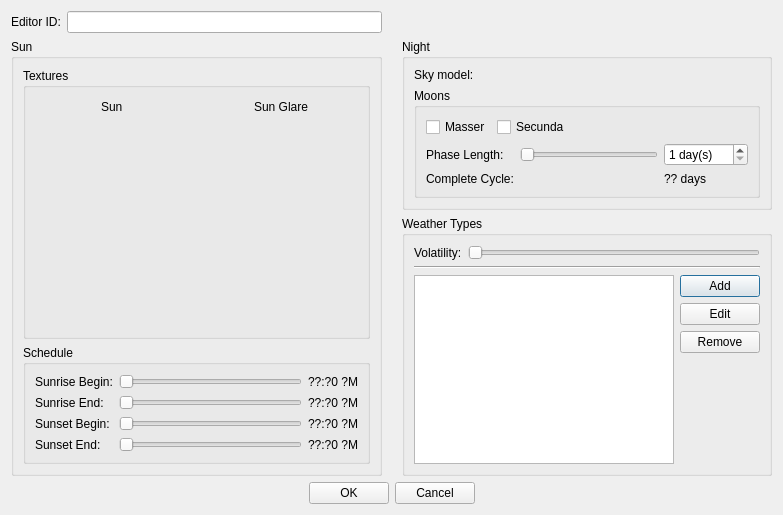
<?xml version="1.0" encoding="UTF-8"?>
<ui version="4.0">
 <class>FormDialogClimate</class>
 <widget class="QDialog" name="FormDialogClimate">
  <property name="geometry">
   <rect>
    <x>0</x>
    <y>0</y>
    <width>783</width>
    <height>515</height>
   </rect>
  </property>
  <property name="windowTitle">
   <string>Climate</string>
  </property>
  <layout class="QGridLayout" name="gridLayout_7">
   <item row="2" column="2">
    <widget class="QGroupBox" name="groupBox_2">
     <property name="title">
      <string>Weather Types</string>
     </property>
     <layout class="QVBoxLayout" name="verticalLayout">
      <item>
       <layout class="QGridLayout" name="gridLayout_2">
        <item row="0" column="0">
         <widget class="QLabel" name="label_8">
          <property name="text">
           <string>Volatility:</string>
          </property>
          <property name="buddy">
           <cstring>volatility</cstring>
          </property>
         </widget>
        </item>
        <item row="0" column="1">
         <widget class="QSlider" name="volatility">
          <property name="maximum">
           <number>100</number>
          </property>
          <property name="orientation">
           <enum>Qt::Horizontal</enum>
          </property>
         </widget>
        </item>
       </layout>
      </item>
      <item>
       <widget class="Line" name="line">
        <property name="orientation">
         <enum>Qt::Horizontal</enum>
        </property>
       </widget>
      </item>
      <item>
       <layout class="QHBoxLayout" name="horizontalLayout_4">
        <item>
         <widget class="QTableView" name="weathers"/>
        </item>
        <item>
         <layout class="QVBoxLayout" name="verticalLayout_4">
          <item>
           <widget class="QPushButton" name="buttonWeatherAdd">
            <property name="text">
             <string>Add</string>
            </property>
           </widget>
          </item>
          <item>
           <widget class="QPushButton" name="buttonWeatherEdit">
            <property name="text">
             <string>Edit</string>
            </property>
           </widget>
          </item>
          <item>
           <widget class="QPushButton" name="buttonWeatherRemove">
            <property name="text">
             <string>Remove</string>
            </property>
           </widget>
          </item>
          <item>
           <spacer name="verticalSpacer">
            <property name="orientation">
             <enum>Qt::Vertical</enum>
            </property>
            <property name="sizeHint" stdset="0">
             <size>
              <width>20</width>
              <height>40</height>
             </size>
            </property>
           </spacer>
          </item>
         </layout>
        </item>
       </layout>
      </item>
     </layout>
    </widget>
   </item>
   <item row="3" column="0" colspan="3">
    <layout class="QHBoxLayout" name="horizontalLayout_3">
     <item>
      <spacer name="horizontalSpacer_3">
       <property name="orientation">
        <enum>Qt::Horizontal</enum>
       </property>
       <property name="sizeHint" stdset="0">
        <size>
         <width>40</width>
         <height>20</height>
        </size>
       </property>
      </spacer>
     </item>
     <item>
      <widget class="QPushButton" name="buttonOK">
       <property name="text">
        <string>OK</string>
       </property>
      </widget>
     </item>
     <item>
      <widget class="QPushButton" name="buttonCancel">
       <property name="text">
        <string>Cancel</string>
       </property>
      </widget>
     </item>
     <item>
      <spacer name="horizontalSpacer_4">
       <property name="orientation">
        <enum>Qt::Horizontal</enum>
       </property>
       <property name="sizeHint" stdset="0">
        <size>
         <width>40</width>
         <height>20</height>
        </size>
       </property>
      </spacer>
     </item>
    </layout>
   </item>
   <item row="1" column="2">
    <widget class="QGroupBox" name="groupBox_5">
     <property name="title">
      <string>Night</string>
     </property>
     <layout class="QGridLayout" name="gridLayout_4">
      <item row="0" column="0" colspan="2">
       <layout class="QGridLayout" name="gridLayout_6">
        <item row="0" column="0">
         <widget class="QLabel" name="label_11">
          <property name="text">
           <string>Sky model:</string>
          </property>
          <property name="buddy">
           <cstring>nightSky</cstring>
          </property>
         </widget>
        </item>
        <item row="0" column="1">
         <widget class="DKFormNIFPicker" name="nightSky"/>
        </item>
       </layout>
      </item>
      <item row="1" column="0" colspan="2">
       <widget class="QGroupBox" name="groupBox_6">
        <property name="title">
         <string>Moons</string>
        </property>
        <layout class="QVBoxLayout" name="verticalLayout_3">
         <item>
          <layout class="QHBoxLayout" name="horizontalLayout_2">
           <item>
            <widget class="QCheckBox" name="flagMoonMasser">
             <property name="text">
              <string>Masser</string>
             </property>
            </widget>
           </item>
           <item>
            <widget class="QCheckBox" name="flagMoonSecunda">
             <property name="text">
              <string>Secunda</string>
             </property>
            </widget>
           </item>
           <item>
            <spacer name="horizontalSpacer_2">
             <property name="orientation">
              <enum>Qt::Horizontal</enum>
             </property>
             <property name="sizeHint" stdset="0">
              <size>
               <width>40</width>
               <height>20</height>
              </size>
             </property>
            </spacer>
           </item>
          </layout>
         </item>
         <item>
          <layout class="QGridLayout" name="gridLayout_5">
           <item row="0" column="1">
            <widget class="QSlider" name="moonPhaseLengthSlider">
             <property name="minimum">
              <number>1</number>
             </property>
             <property name="maximum">
              <number>255</number>
             </property>
             <property name="orientation">
              <enum>Qt::Horizontal</enum>
             </property>
            </widget>
           </item>
           <item row="0" column="2">
            <widget class="QSpinBox" name="moonPhaseLengthSpinbox">
             <property name="suffix">
              <string> day(s)</string>
             </property>
             <property name="minimum">
              <number>1</number>
             </property>
             <property name="maximum">
              <number>255</number>
             </property>
            </widget>
           </item>
           <item row="0" column="0">
            <widget class="QLabel" name="label_10">
             <property name="text">
              <string>Phase Length:</string>
             </property>
             <property name="buddy">
              <cstring>moonPhaseLengthSlider</cstring>
             </property>
            </widget>
           </item>
           <item row="1" column="0">
            <widget class="QLabel" name="label_9">
             <property name="text">
              <string>Complete Cycle:</string>
             </property>
            </widget>
           </item>
           <item row="1" column="2">
            <widget class="QLabel" name="moonCycleDaysText">
             <property name="text">
              <string>?? days</string>
             </property>
            </widget>
           </item>
          </layout>
         </item>
        </layout>
       </widget>
      </item>
     </layout>
    </widget>
   </item>
   <item row="1" column="0" rowspan="2">
    <widget class="QGroupBox" name="groupBox_3">
     <property name="title">
      <string>Sun</string>
     </property>
     <layout class="QVBoxLayout" name="verticalLayout_2">
      <item>
       <widget class="QGroupBox" name="groupBox_4">
        <property name="title">
         <string>Textures</string>
        </property>
        <layout class="QGridLayout" name="gridLayout_3">
         <item row="0" column="0">
          <layout class="QGridLayout" name="layoutSunTextures" rowstretch="0,1,0">
           <item row="0" column="1">
            <spacer name="horizontalSpacer">
             <property name="orientation">
              <enum>Qt::Horizontal</enum>
             </property>
             <property name="sizeType">
              <enum>QSizePolicy::Fixed</enum>
             </property>
             <property name="sizeHint" stdset="0">
              <size>
               <width>8</width>
               <height>20</height>
              </size>
             </property>
            </spacer>
           </item>
           <item row="1" column="0">
            <widget class="DKTextureAssetPane" name="sunTexPreview"/>
           </item>
           <item row="0" column="2" alignment="Qt::AlignHCenter">
            <widget class="QLabel" name="label_3">
             <property name="text">
              <string>Sun Glare</string>
             </property>
             <property name="buddy">
              <cstring>sunGlareTex</cstring>
             </property>
            </widget>
           </item>
           <item row="0" column="0" alignment="Qt::AlignHCenter">
            <widget class="QLabel" name="label_2">
             <property name="text">
              <string>Sun</string>
             </property>
             <property name="buddy">
              <cstring>sunTex</cstring>
             </property>
            </widget>
           </item>
           <item row="1" column="2">
            <widget class="DKTextureAssetPane" name="sunGlareTexPreview"/>
           </item>
           <item row="2" column="0">
            <widget class="DKGameFilePicker" name="sunTex">
             <property name="presetConfiguration">
              <enum>DKGameFilePicker::Textures</enum>
             </property>
            </widget>
           </item>
           <item row="2" column="2">
            <widget class="DKGameFilePicker" name="sunGlareTex">
             <property name="presetConfiguration">
              <enum>DKGameFilePicker::Textures</enum>
             </property>
            </widget>
           </item>
          </layout>
         </item>
        </layout>
       </widget>
      </item>
      <item>
       <widget class="QGroupBox" name="groupBox">
        <property name="title">
         <string>Schedule</string>
        </property>
        <layout class="QGridLayout" name="gridLayout">
         <item row="2" column="1">
          <widget class="QSlider" name="sunTimeSetBegin">
           <property name="maximum">
            <number>255</number>
           </property>
           <property name="orientation">
            <enum>Qt::Horizontal</enum>
           </property>
          </widget>
         </item>
         <item row="0" column="1">
          <widget class="QSlider" name="sunTimeRiseBegin">
           <property name="maximum">
            <number>255</number>
           </property>
           <property name="orientation">
            <enum>Qt::Horizontal</enum>
           </property>
          </widget>
         </item>
         <item row="1" column="1">
          <widget class="QSlider" name="sunTimeRiseEnd">
           <property name="maximum">
            <number>255</number>
           </property>
           <property name="orientation">
            <enum>Qt::Horizontal</enum>
           </property>
          </widget>
         </item>
         <item row="2" column="0">
          <widget class="QLabel" name="label_6">
           <property name="text">
            <string>Sunset Begin:</string>
           </property>
           <property name="buddy">
            <cstring>sunTimeSetBegin</cstring>
           </property>
          </widget>
         </item>
         <item row="3" column="1">
          <widget class="QSlider" name="sunTimeSetEnd">
           <property name="maximum">
            <number>255</number>
           </property>
           <property name="orientation">
            <enum>Qt::Horizontal</enum>
           </property>
          </widget>
         </item>
         <item row="0" column="0">
          <widget class="QLabel" name="label_4">
           <property name="text">
            <string>Sunrise Begin:</string>
           </property>
           <property name="buddy">
            <cstring>sunTimeRiseBegin</cstring>
           </property>
          </widget>
         </item>
         <item row="3" column="0">
          <widget class="QLabel" name="label_7">
           <property name="text">
            <string>Sunset End:</string>
           </property>
           <property name="buddy">
            <cstring>sunTimeSetEnd</cstring>
           </property>
          </widget>
         </item>
         <item row="1" column="0">
          <widget class="QLabel" name="label_5">
           <property name="text">
            <string>Sunrise End:</string>
           </property>
           <property name="buddy">
            <cstring>sunTimeRiseEnd</cstring>
           </property>
          </widget>
         </item>
         <item row="0" column="2">
          <widget class="QLabel" name="sunTimeRiseBeginText">
           <property name="text">
            <string>??:?0 ?M</string>
           </property>
          </widget>
         </item>
         <item row="1" column="2">
          <widget class="QLabel" name="sunTimeRiseEndText">
           <property name="text">
            <string>??:?0 ?M</string>
           </property>
          </widget>
         </item>
         <item row="2" column="2">
          <widget class="QLabel" name="sunTimeSetBeginText">
           <property name="text">
            <string>??:?0 ?M</string>
           </property>
          </widget>
         </item>
         <item row="3" column="2">
          <widget class="QLabel" name="sunTimeSetEndText">
           <property name="text">
            <string>??:?0 ?M</string>
           </property>
          </widget>
         </item>
        </layout>
       </widget>
      </item>
     </layout>
    </widget>
   </item>
   <item row="0" column="0">
    <layout class="QHBoxLayout" name="horizontalLayout">
     <item>
      <widget class="QLabel" name="label">
       <property name="text">
        <string>Editor ID:</string>
       </property>
       <property name="buddy">
        <cstring>editorID</cstring>
       </property>
      </widget>
     </item>
     <item>
      <widget class="QLineEdit" name="editorID"/>
     </item>
    </layout>
   </item>
   <item row="1" column="1">
    <spacer name="horizontalSpacer_5">
     <property name="orientation">
      <enum>Qt::Horizontal</enum>
     </property>
     <property name="sizeType">
      <enum>QSizePolicy::Fixed</enum>
     </property>
     <property name="sizeHint" stdset="0">
      <size>
       <width>8</width>
       <height>20</height>
      </size>
     </property>
    </spacer>
   </item>
  </layout>
 </widget>
 <customwidgets>
  <customwidget>
   <class>DKGameFilePicker</class>
   <extends>QWidget</extends>
   <header>widgets/DKGameFilePicker.h</header>
  </customwidget>
  <customwidget>
   <class>DKFormNIFPicker</class>
   <extends>QWidget</extends>
   <header>widgets/DKFormNIFPicker.h</header>
  </customwidget>
  <customwidget>
   <class>DKTextureAssetPane</class>
   <extends>QWidget</extends>
   <header>widgets/DKTextureAssetPane.h</header>
  </customwidget>
 </customwidgets>
 <tabstops>
  <tabstop>editorID</tabstop>
  <tabstop>sunTex</tabstop>
  <tabstop>sunGlareTex</tabstop>
  <tabstop>sunTimeRiseBegin</tabstop>
  <tabstop>sunTimeRiseEnd</tabstop>
  <tabstop>sunTimeSetBegin</tabstop>
  <tabstop>sunTimeSetEnd</tabstop>
  <tabstop>nightSky</tabstop>
  <tabstop>flagMoonMasser</tabstop>
  <tabstop>flagMoonSecunda</tabstop>
  <tabstop>moonPhaseLengthSlider</tabstop>
  <tabstop>moonPhaseLengthSpinbox</tabstop>
  <tabstop>volatility</tabstop>
  <tabstop>buttonOK</tabstop>
  <tabstop>buttonCancel</tabstop>
 </tabstops>
 <resources/>
 <connections/>
</ui>
